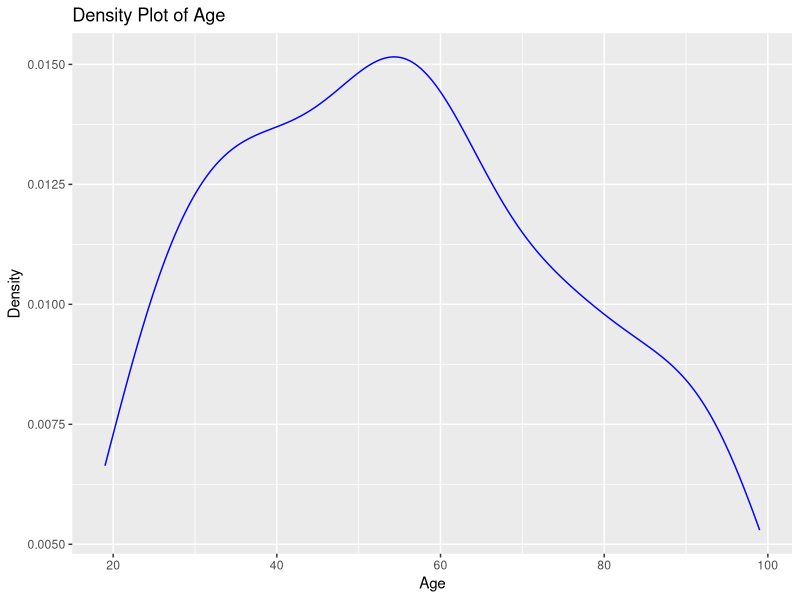
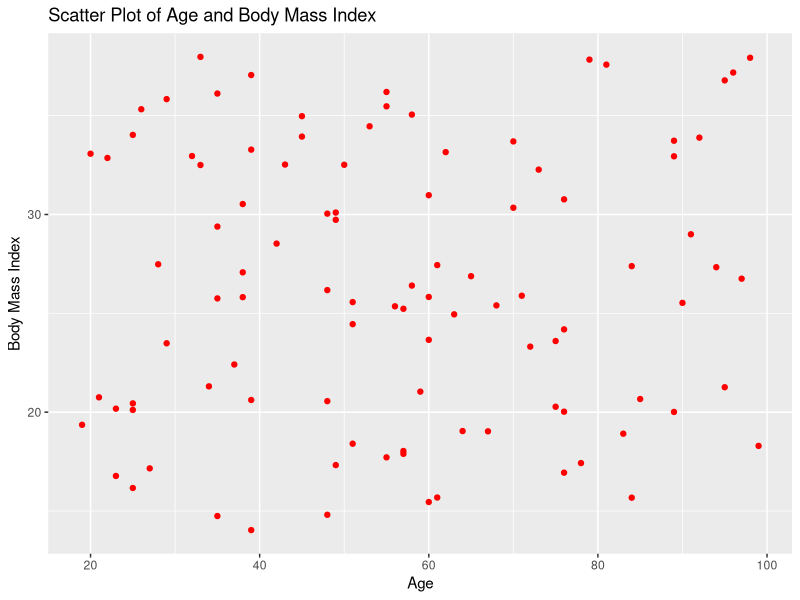
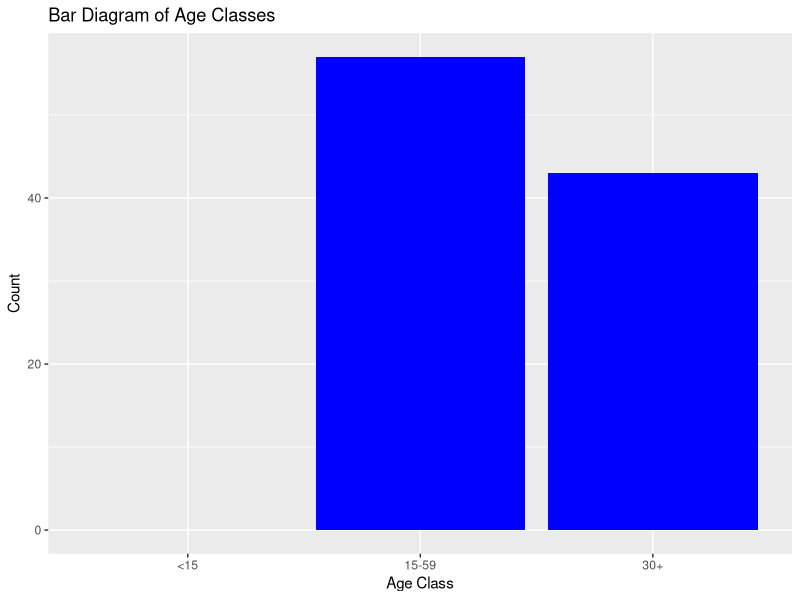

These figures' R source, in order:
## ---- chunk 1
knitr::opts_chunk$set(echo = TRUE)
## ---- chunk 2
library(ggplot2)
set.seed(07)
age <- sample(18:99, 100, replace = TRUE)
sex <- sample(c("Male", "Female"), 100, replace = TRUE)
education <- sample(c("No education", "Primary", "Secondary", "Beyond Secondary"), 100, replace = TRUE)
socio_economic <- sample(c("Low", "Middle", "High"), 100, replace = TRUE)
bmi <- runif(100, 14, 38)

dataset <- data.frame(age, sex, education, socio_economic, bmi)
head(dataset)

## ---- chunk 3
ggplot(data = dataset, aes(x = age)) +
  geom_line(stat = "density", color = "blue") +
  labs(x = "Age", y = "Density") +
  ggtitle("Density Plot of Age")

## ---- chunk 4
ggplot(data = dataset, aes(x = age, y = bmi)) +
  geom_point(color = "red") +
  labs(x = "Age", y = "Body Mass Index") +
  ggtitle("Scatter Plot of Age and Body Mass Index")

## ---- chunk 5

# Create a table of counts for each BMI class
bmi_counts <- table(dataset$BMI_Class)

# Convert the table to a data frame
bmi_counts_df <- data.frame(BMI_Class = names(bmi_counts), Freq = as.numeric(bmi_counts))

# Create a pie chart
#ggplot(data = bmi_counts_df, aes(x = "", y = Freq, fill = BMI_Class)) +
#  geom_bar(stat = "identity", width = 1) +
#  coord_polar("y", start = 0) +
#  labs(x = NULL, y = NULL, fill = "BMI Class") +
#  ggtitle("Pie Chart of Body Mass Index Classes")

## ---- chunk 6
dataset$Age_Class <- cut(dataset$age, breaks = c(0, 15, 59, Inf), labels = c("<15", "15-59", "30+"))
age_counts <- table(dataset$Age_Class)

ggplot(data = data.frame(Age_Class = names(age_counts), Count = as.numeric(age_counts)), aes(x = Age_Class, y = Count)) +
  geom_bar(stat = "identity", fill = "blue") +
  labs(x = "Age Class", y = "Count") +
  ggtitle("Bar Diagram of Age Classes")


